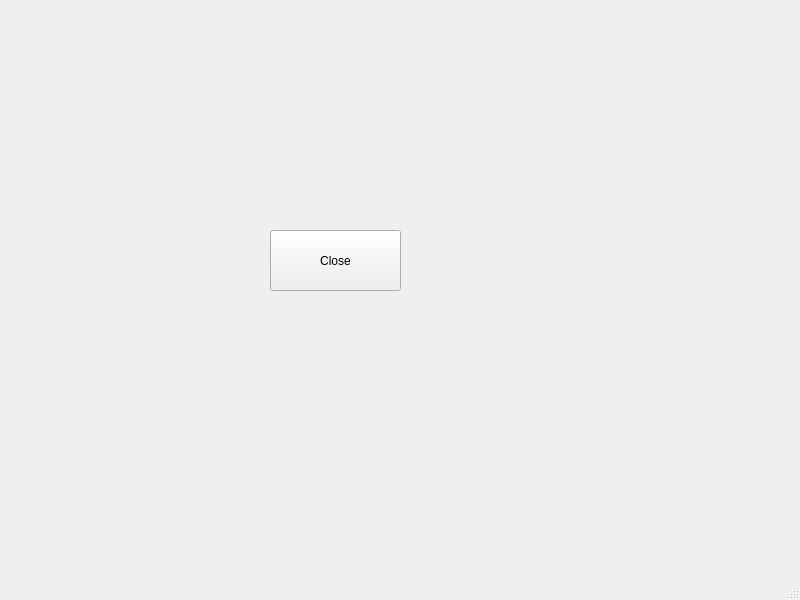
<?xml version="1.0" encoding="UTF-8"?>
<ui version="4.0">
 <class>MainWindow</class>
 <widget class="QMainWindow" name="MainWindow">
  <property name="geometry">
   <rect>
    <x>0</x>
    <y>0</y>
    <width>800</width>
    <height>600</height>
   </rect>
  </property>
  <property name="windowTitle">
   <string>MainWindow</string>
  </property>
  <widget class="QWidget" name="centralwidget">
   <widget class="QWidget" name="verticalLayoutWidget">
    <property name="geometry">
     <rect>
      <x>160</x>
      <y>50</y>
      <width>160</width>
      <height>80</height>
     </rect>
    </property>
    <layout class="QVBoxLayout" name="verticalLayout"/>
   </widget>
   <widget class="QPushButton" name="pushButton">
    <property name="geometry">
     <rect>
      <x>270</x>
      <y>230</y>
      <width>131</width>
      <height>61</height>
     </rect>
    </property>
    <property name="text">
     <string>Close</string>
    </property>
    <property name="autoDefault">
     <bool>true</bool>
    </property>
   </widget>
  </widget>
  <widget class="QMenuBar" name="menubar">
   <property name="geometry">
    <rect>
     <x>0</x>
     <y>0</y>
     <width>800</width>
     <height>26</height>
    </rect>
   </property>
  </widget>
  <widget class="QStatusBar" name="statusbar"/>
 </widget>
 <resources/>
 <connections>
  <connection>
   <sender>pushButton</sender>
   <signal>clicked()</signal>
   <receiver>MainWindow</receiver>
   <slot>close()</slot>
   <hints>
    <hint type="sourcelabel">
     <x>335</x>
     <y>286</y>
    </hint>
    <hint type="destinationlabel">
     <x>399</x>
     <y>299</y>
    </hint>
   </hints>
  </connection>
 </connections>
</ui>
